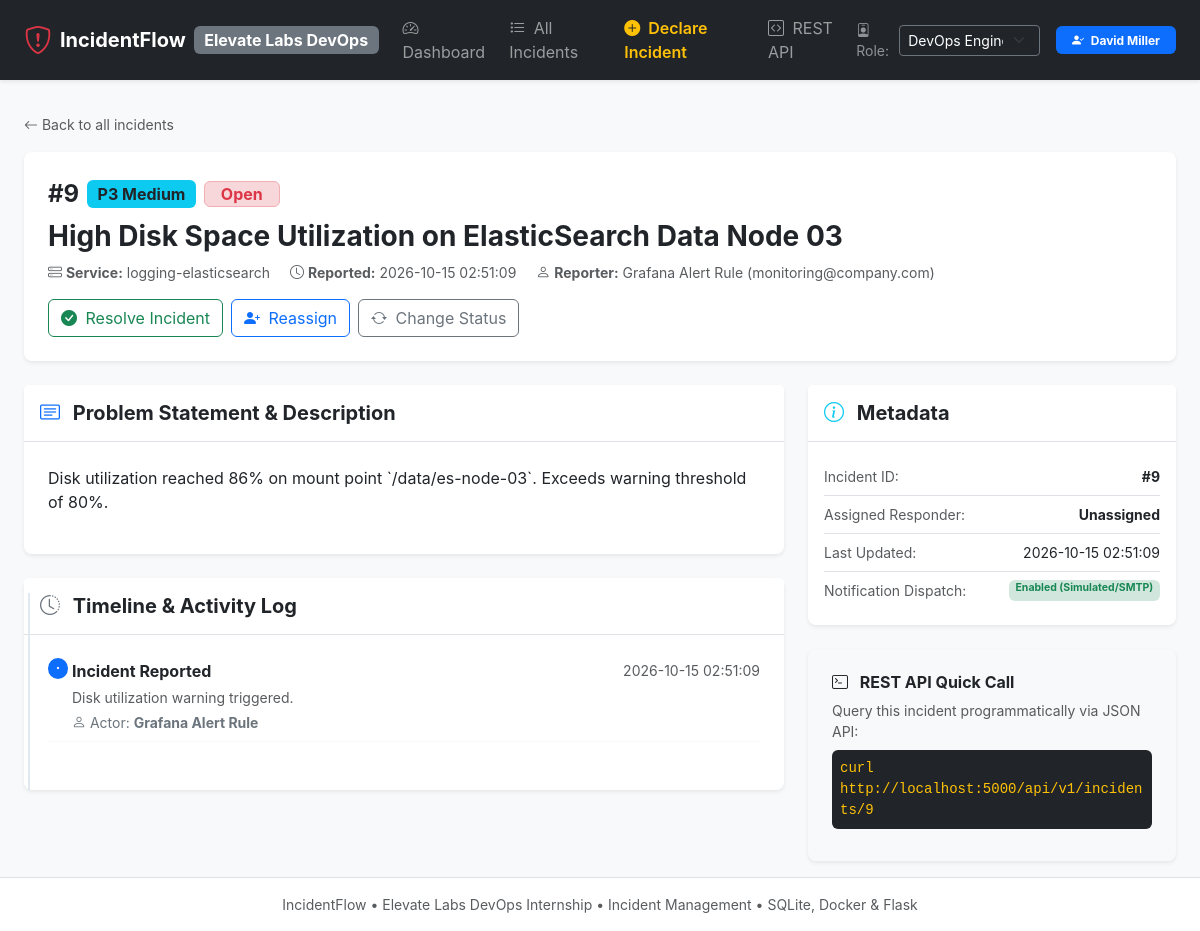
Page /incidents/9 on the committed database.
### tables this page shows
CREATE TABLE users (
        id INTEGER PRIMARY KEY AUTOINCREMENT,
        name TEXT NOT NULL,
        email TEXT NOT NULL UNIQUE,
        role TEXT NOT NULL CHECK(role IN ('Admin', 'DevOps Engineer', 'SRE', 'Viewer')),
        created_at TEXT NOT NULL
    );

CREATE TABLE incidents (
        id INTEGER PRIMARY KEY AUTOINCREMENT,
        title TEXT NOT NULL,
        description TEXT NOT NULL,
        service TEXT NOT NULL,
        severity TEXT NOT NULL CHECK(severity IN ('P1 - Critical', 'P2 - High', 'P3 - Medium', 'P4 - Low')),
        status TEXT NOT NULL CHECK(status IN ('Open', 'Investigating', 'Mitigated', 'Resolved')),
        reporter_name TEXT NOT NULL,
        reporter_email TEXT NOT NULL,
        assigned_to TEXT,
        resolution_notes TEXT,
        created_at TEXT NOT NULL,
        updated_at TEXT NOT NULL,
        resolved_at TEXT
    );

CREATE TABLE incident_logs (
        id INTEGER PRIMARY KEY AUTOINCREMENT,
        incident_id INTEGER NOT NULL,
        action TEXT NOT NULL,
        actor TEXT NOT NULL,
        notes TEXT,
        timestamp TEXT NOT NULL,
        FOREIGN KEY(incident_id) REFERENCES incidents(id) ON DELETE CASCADE
    );

### app.py (the view)
@app.route("/incidents/<int:incident_id>")
def incident_detail_view(incident_id):
    conn = models.get_db_connection()
    incident = conn.execute("SELECT * FROM incidents WHERE id = ?", (incident_id,)).fetchone()
    if not incident:
        conn.close()
        flash(f"Incident #{incident_id} not found.", "danger")
        return redirect(url_for("incidents_view"))
    logs = conn.execute("SELECT * FROM incident_logs WHERE incident_id = ? ORDER BY id DESC", (incident_id,)).fetchall()
    users = conn.execute("SELECT * FROM users ORDER BY name ASC").fetchall()
    conn.close()
    return render_template("incident_detail.html", incident=incident, logs=logs, users=users)

### app.py (called while the page is built)
def get_current_user_role():
    return request.cookies.get("incident_user_role", "DevOps Engineer")

def get_current_user_name():
    return request.cookies.get("incident_user_name", "David Miller")

@app.context_processor
def inject_global_context():
    return {
        "current_role": get_current_user_role(),
        "current_user_name": get_current_user_name(),
        "app_version": "v1.0.0-elevatelabs"
    }

### models.py (called while the page is built)
def get_db_connection():
    conn = sqlite3.connect(DATABASE_NAME)
    conn.row_factory = sqlite3.Row
    conn.execute("PRAGMA foreign_keys = ON")
    return conn

### templates/incident_detail.html (shortened to what this page needs)
{% extends "base.html" %}
{% block content %}
<div class="mb-3">
    <a href="{{ url_for('incidents_view') }}" class="text-decoration-none text-muted small">
        <i class="bi bi-arrow-left"></i> Back to all incidents
    </a>
</div>
<div class="card border-0 shadow-sm rounded-3 mb-4">
    <div class="card-body p-4">
        <div class="d-flex flex-wrap justify-content-between align-items-start gap-3">
            <div>
                <div class="d-flex align-items-center gap-2 mb-2">
                    <span class="fs-4 fw-bold text-dark">#{{ incident.id }}</span>
                    {% if 'P1' in incident.severity %}
                        <span class="badge bg-danger fs-6">P1 Critical</span>
                    {% elif 'P2' in incident.severity %}
                        <span class="badge bg-warning text-dark fs-6">P2 High</span>
                    {% elif 'P3' in incident.severity %}
                        <span class="badge bg-info text-dark fs-6">P3 Medium</span>
                    {% else %}
                        <span class="badge bg-secondary fs-6">P4 Low</span>
                    {% endif %}
                    {% if incident.status == 'Open' %}
                        <span class="badge bg-danger-subtle text-danger border border-danger-subtle fs-6 px-3 py-1">Open</span>
                    {% elif incident.status == 'Investigating' %}
                        <span class="badge bg-warning-subtle text-warning-emphasis border border-warning-subtle fs-6 px-3 py-1">Investigating</span>
                    {% elif incident.status == 'Mitigated' %}
                        <span class="badge bg-info-subtle text-info-emphasis border border-info-subtle fs-6 px-3 py-1">Mitigated</span>
                    {% else %}
                        <span class="badge bg-success-subtle text-success border border-success-subtle fs-6 px-3 py-1">Resolved</span>
                    {% endif %}
                </div>
                <h3 class="fw-bold mb-2">{{ incident.title }}</h3>
                <div class="text-muted small">
                    <span class="me-3"><i class="bi bi-hdd-stack"></i> <strong>Service:</strong> {{ incident.service }}</span>
                    <span class="me-3"><i class="bi bi-clock"></i> <strong>Reported:</strong> {{ incident.created_at }}</span>
                    <span><i class="bi bi-person"></i> <strong>Reporter:</strong> {{ incident.reporter_name }} ({{ incident.reporter_email }})</span>
                </div>
            </div>
            <div class="d-flex gap-2">
                {% if incident.status != 'Resolved' %}
                    <button class="btn btn-outline-success" data-bs-toggle="modal" data-bs-target="#resolveModal">
                        <i class="bi bi-check-circle-fill me-1"></i> Resolve Incident
                    </button>
                {% endif %}
                <button class="btn btn-outline-primary" data-bs-toggle="modal" data-bs-target="#assignModal">
                    <i class="bi bi-person-plus-fill me-1"></i> Reassign
                </button>
                <button class="btn btn-outline-secondary" data-bs-toggle="modal" data-bs-target="#statusModal">
                    <i class="bi bi-arrow-repeat me-1"></i> Change Status
                </button>
            </div>
        </div>
    </div>
</div>
<div class="row g-4">
    <div class="col-lg-8">
        <div class="card border-0 shadow-sm rounded-3 mb-4">
            <div class="card-header bg-white py-3 border-bottom">
                <h5 class="mb-0 fw-bold"><i class="bi bi-card-text text-primary me-2"></i> Problem Statement & Description</h5>
            </div>
            <div class="card-body p-4">
                <p class="fs-6 text-dark" style="white-space: pre-line;">{{ incident.description }}</p>
            </div>
        </div>
        <div class="card border-0 shadow-sm rounded-3">
            <div class="card-header bg-white py-3 border-bottom">
                <h5 class="mb-0 fw-bold"><i class="bi bi-clock-history text-secondary me-2"></i> Timeline & Activity Log</h5>
            </div>
            <div class="card-body p-4">
                <ul class="list-unstyled timeline-list mb-0">
                    {% for l in logs %}
                    <li class="mb-4 pb-2 border-bottom border-light position-relative ps-4">
                        <div class="position-absolute top-0 start-0 translate-middle-y mt-2">
                            <span class="badge rounded-circle bg-primary p-1"><i class="bi bi-dot"></i></span>
                        </div>
                        <div class="d-flex justify-content-between align-items-center mb-1">
                            <span class="fw-bold text-dark">{{ l.action }}</span>
                            <span class="small text-muted">{{ l.timestamp }}</span>
                        </div>
                        <div class="small text-muted mb-1">{{ l.notes }}</div>
                        <div class="small text-secondary"><i class="bi bi-person"></i> Actor: <strong>{{ l.actor }}</strong></div>
                    </li>
                    {% endfor %}
                </ul>
            </div>
        </div>
    </div>
    <div class="col-lg-4">
        <div class="card border-0 shadow-sm rounded-3 mb-4">
            <div class="card-header bg-white py-3 border-bottom">
                <h5 class="mb-0 fw-bold"><i class="bi bi-info-circle text-info me-2"></i> Metadata</h5>
            </div>
            <div class="card-body p-3">
                <ul class="list-group list-group-flush small">
                    <li class="list-group-item d-flex justify-content-between px-0">
                        <span class="text-muted">Incident ID:</span>
                        <span class="fw-bold">#{{ incident.id }}</span>
                    </li>
                    <li class="list-group-item d-flex justify-content-between px-0">
                        <span class="text-muted">Assigned Responder:</span>
                        <span class="fw-bold">{{ incident.assigned_to or 'Unassigned' }}</span>
                    </li>
                    <li class="list-group-item d-flex justify-content-between px-0">
                        <span class="text-muted">Last Updated:</span>
                        <span>{{ incident.updated_at }}</span>
                    </li>
                    <li class="list-group-item d-flex justify-content-between px-0">
                        <span class="text-muted">Notification Dispatch:</span>
                        <span class="badge bg-success-subtle text-success">Enabled (Simulated/SMTP)</span>
                    </li>
                </ul>
            </div>
        </div>
        <div class="card border-0 shadow-sm rounded-3 bg-light">
            <div class="card-body p-4">
                <h6 class="fw-bold"><i class="bi bi-terminal me-2"></i> REST API Quick Call</h6>
                <p class="small text-muted mb-2">Query this incident programmatically via JSON API:</p>
                <code class="d-block p-2 bg-dark text-warning rounded small mb-2">
                    curl http://localhost:5000/api/v1/incidents/{{ incident.id }}
                </code>
            </div>
        </div>
    </div>
</div>
{% endblock %}

### templates/base.html (shortened to what this page needs)
<!DOCTYPE html>
<html lang="en">
<head>
    <link href="https://cdn.jsdelivr.net/npm/bootstrap@5.3.3/dist/css/bootstrap.min.css" rel="stylesheet">
    <link rel="stylesheet" href="https://cdn.jsdelivr.net/npm/bootstrap-icons@1.11.3/font/bootstrap-icons.min.css">
    <link rel="stylesheet" href="{{ url_for('static', filename='css/custom.css') }}">
</head>
<body class="bg-light">
    <nav class="navbar navbar-expand-lg navbar-dark bg-dark shadow-sm">
        <div class="container-fluid px-4">
            <a class="navbar-brand fw-bold d-flex align-items-center" href="{{ url_for('dashboard_view') }}">
                <i class="bi bi-shield-exclamation text-danger fs-3 me-2"></i>
                <span>IncidentFlow</span>
                <span class="badge bg-secondary ms-2 fs-6">Elevate Labs DevOps</span>
            </a>
            <div class="collapse navbar-collapse" id="navbarMain">
                <ul class="navbar-nav me-auto mb-2 mb-lg-0">
                    <li class="nav-item">
                        <a class="nav-link {% if request.endpoint == 'dashboard_view' %}active fw-semibold{% endif %}" href="{{ url_for('dashboard_view') }}">
                            <i class="bi bi-speedometer2 me-1"></i> Dashboard
                        </a>
                    </li>
                    <li class="nav-item">
                        <a class="nav-link {% if request.endpoint == 'incidents_view' %}active fw-semibold{% endif %}" href="{{ url_for('incidents_view') }}">
                            <i class="bi bi-list-task me-1"></i> All Incidents
                        </a>
                    </li>
                    <li class="nav-item">
                        <a class="nav-link text-warning fw-semibold" href="{{ url_for('new_incident_view') }}">
                            <i class="bi bi-plus-circle-fill me-1"></i> Declare Incident
                        </a>
                    </li>
                    <li class="nav-item">
                        <a class="nav-link" href="/api/v1/incidents" target="_blank">
                            <i class="bi bi-code-square me-1"></i> REST API
                        </a>
                    </li>
                </ul>
                <div class="d-flex align-items-center">
                    <form action="{{ url_for('switch_role') }}" method="POST" class="d-flex align-items-center me-3">
                        <span class="text-white-50 small me-2"><i class="bi bi-person-badge"></i> Role:</span>
                        <select name="role" class="form-select form-select-sm bg-dark text-white border-secondary" onchange="this.form.submit()">
                            <option value="DevOps Engineer" {% if current_role == 'DevOps Engineer' %}selected{% endif %}>DevOps Engineer</option>
                        </select>
                    </form>
                    <span class="badge bg-primary px-3 py-2 text-white">
                        <i class="bi bi-person-check-fill me-1"></i> {{ current_user_name }}
                    </span>
                </div>
            </div>
        </div>
    </nav>
    <main class="container-fluid px-4 py-3">
        {% block content %}{% endblock %}
    </main>
    <footer class="footer mt-auto py-3 bg-white border-top text-center text-muted small">
        <div class="container">
            <span>IncidentFlow &bull; Elevate Labs DevOps Internship &bull; Incident Management &bull; SQLite, Docker & Flask</span>
        </div>
    </footer>
</body>
</html>

### static/css/custom.css (style rules this page uses)
body { font-family: -apple-system, BlinkMacSystemFont, "Segoe UI", Roboto, "Helvetica Neue", Arial, sans-serif; color: #2b2f38; }
.card { transition: transform 0.15s ease-in-out, box-shadow 0.15s ease-in-out; }
.timeline-list::before { content: ''; position: absolute; top: 15px; bottom: 0; left: 4px; width: 2px; background: #e2e8f0; }

### rows in the picture
users: name "David Miller"
incidents: id "9", title "High Disk Space Utilization on ElasticSearch Data Node 03", service "logging-elasticsearch", created_at "2026-10-15 02:51:09", reporter_name "Grafana Alert Rule", reporter_email "monitoring@company.com", description "Disk utilization reached 86% on mount point `/data/es-node-03`. Exceeds warning threshold of 80%.", updated_at "2026-10-15 02:51:09"
incident_logs: action "Incident Reported", timestamp "2026-10-15 02:51:09", notes "Disk utilization warning triggered.", actor "Grafana Alert Rule"

### other values in the picture
{{ incident.assigned_to or 'Unassigned' }} "Unassigned"
